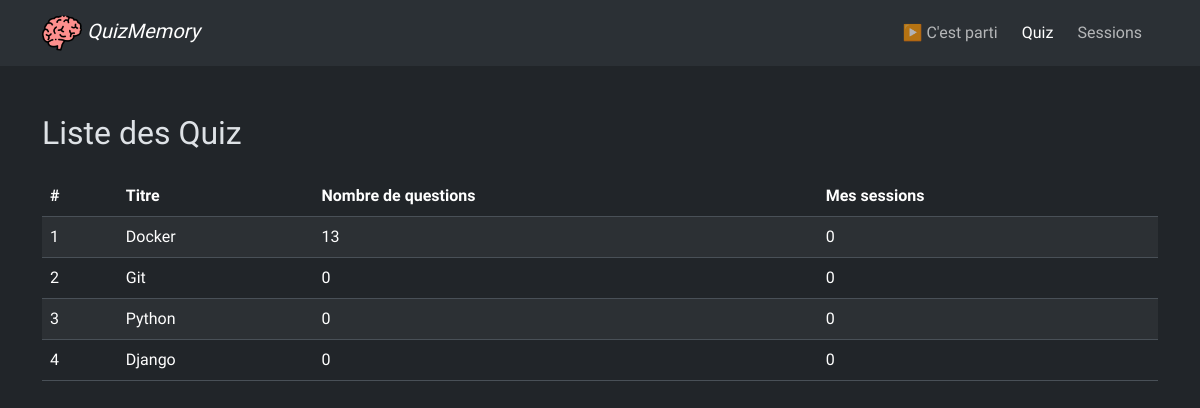
The app's page /quiz/ (signed in) with its own data.
### website/models.py (models this page shows, shortened)
class Quiz(Model):
    title = CharField(max_length=255)
    image_url = URLField()

class Question(Model):
    title = CharField(max_length=255)
    quiz = ForeignKey(Quiz, on_delete=CASCADE, related_name="questions")
    correct_answer = CharField(max_length=255)

### website/views.py (the view)
# urls.py: path("quiz/", quiz, name="quiz"),
@login_required
def quiz(request):
    return render(request, "website/quiz.html", {"quiz": Quiz.objects.all()})

### website/templates/website/quiz.html (shortened to what this page needs)
<!DOCTYPE html>
{% load static %}
<html lang="fr" data-bs-theme="dark">
<head>
    {% include 'website/_head.html' %}
</head>
<body>
  {% include 'website/_navbar.html' %}
 <div class="container">
        <h2 class="mt-4 mb-4">Liste des Quiz</h2>
        <table class="table table-striped mt-4">
            <thead>
                <tr>
                    <th>#</th>
                    <th>Titre</th>
                    <th>Nombre de questions</th>
                    <th>Mes sessions</th>
                </tr>
            </thead>
            <tbody>
                {% for item in quiz %}
                <tr>
                    <td>{{ forloop.counter }}</td>
                    <td>{{ item.title }}</td>
                    <td>{{ item.questions.all|length }}</td>
                    <td>{{ item.sessions.all|length }}</td>
                </tr>
                {% endfor %}
            </tbody>
        </table>
    </div>
</body>
</html>

### website/templates/website/_head.html (style rules this page uses)
body { font-family: 'Edu VIC WA NT Beginner', sans-serif; }

### records on screen
Quiz: title "Docker", questions.all|length "13", sessions.all|length "0"
Quiz: title "Git", questions.all|length "0", sessions.all|length "0"
Quiz: title "Python", questions.all|length "0", sessions.all|length "0"
Quiz: title "Django", questions.all|length "0", sessions.all|length "0"
